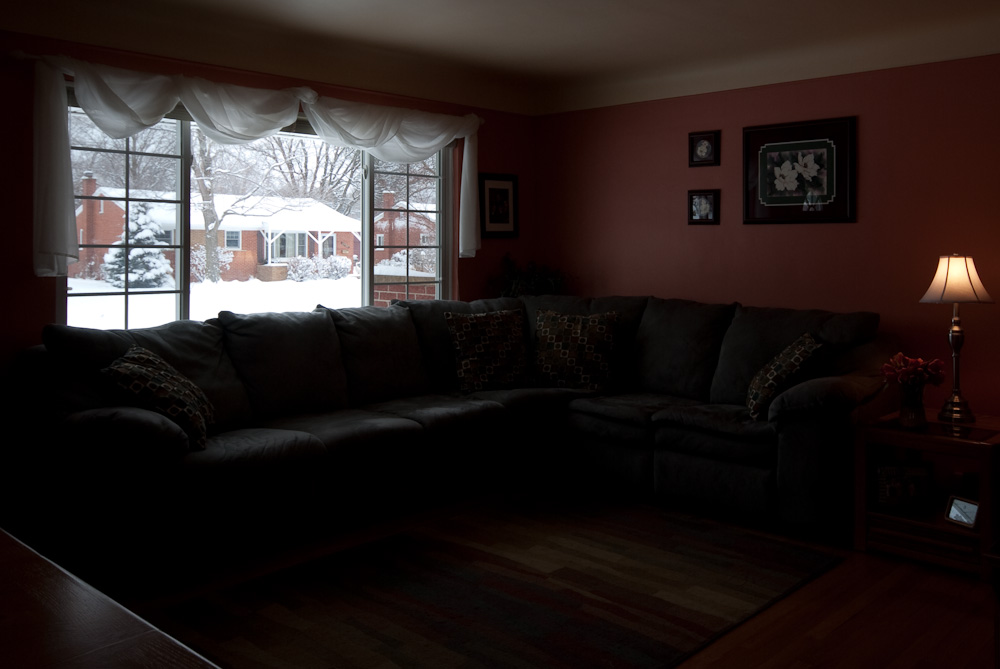
%> input picture master/VIPM/adaptive_gamma/underexposed.jpg, 1000 x 669 px
$ octave adaptive_gamma.m   (GNU Octave 9; MATLAB toolbox functions it lacks are replaced by stand-ins)
%> lines starting %> are read from the running program, lines starting %| are printed output that depends on the picture
% L'immagine underexposed.jpg è sia sovraesposta (fuori dalla finestra) che sottoesposta (interno), questo la rendere difficile da trattare
% In quanto aumentare il contrasto fuori fa perdere troppe informazioni sull'interno
% mentre aumentare la luminosità all'interno brucia i dettagli fuori dalla finestra

im = imread('underexposed.jpg');
%> im is the input picture: size 669x1000x3 uint8; mean R, G, B 42.5, 33.2, 31.3

figure(1);
imshow(im), title('immagine originale');

% gamma correction globale
im = im2double(im);
%> im: size 669x1000x3 double

%.^ : elevami ogni elemento della matrice (invece che utilizzare il prodotto matriciale)
gamma = 0.4;
im1 = im.^gamma;
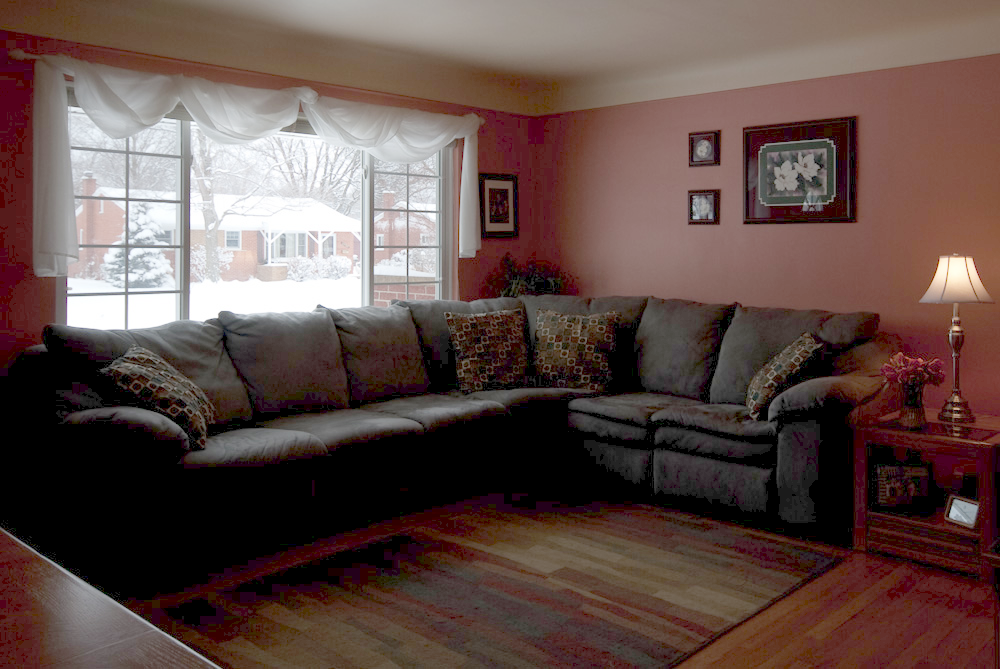
%> im1: size 669x1000x3 double; mean R, G, B 0.386, 0.304, 0.286

gamma = 4;
im2 = im.^gamma;
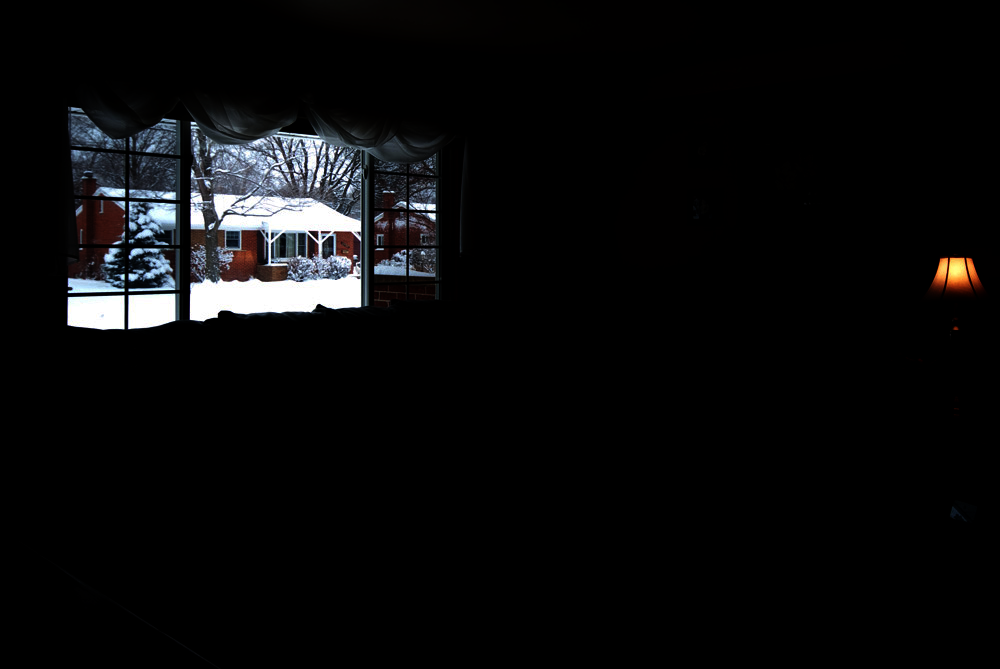
%> im2: size 669x1000x3 double; mean R, G, B 0.0427, 0.0433, 0.0461

% Tramite questa operazione, siccome non è lineare, potrebbe cambiare la relazione tra i canali colore,
% perché i 3 RGB possono essere influenzati in modo diverso dallo stesso valore di gamma
% Un modo migliore è traformare l'immagine in YCbCr e applicare la gamma correction solo al canale della luminanza

figure(2);
subplot(1,2,1), imshow(im1);
subplot(1,2,2), imshow(im2);

%Cambiamento di gamma troppo repentino => schifezza
gamma = 4*rand(size(im, 1), size(im, 2));
im3 = im.^gamma;
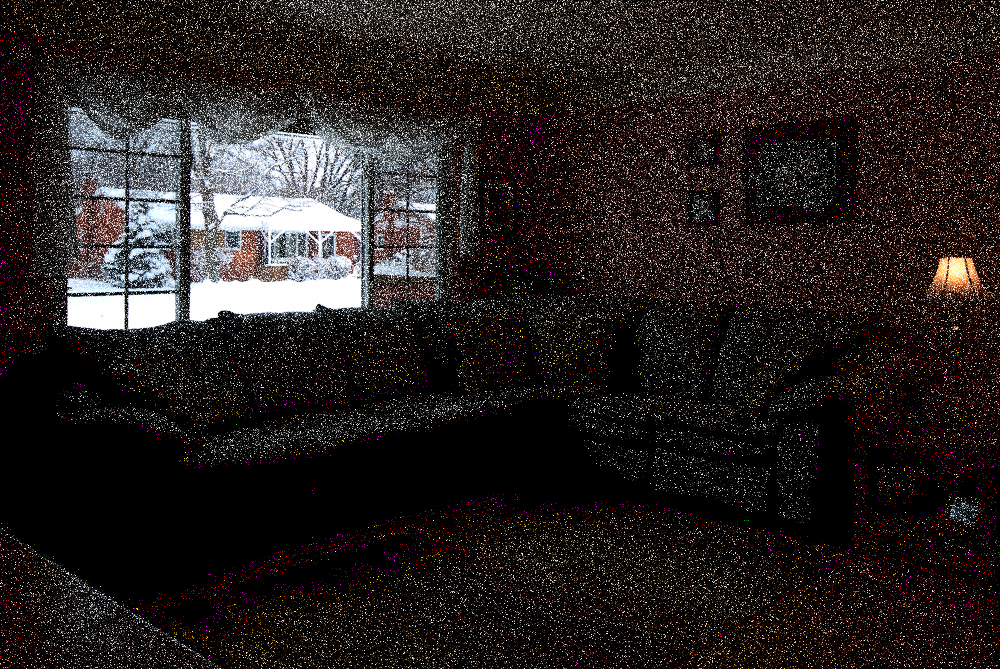
%> im3: size 669x1000x3 double; mean R, G, B 0.15, 0.127, 0.124
figure(3), imshow(im3)

%% Gamma correction adattiva
% in diverse regioni dell'immagine utilizziamo un valore di gamma diverso, in modo che si ottengano i vantaggi di entrambi i valori.

close all
clear
clc

% perciò utilizziamo il filtro gaussiano per creare un immagine maschera dove i valori sono smooth, e non cambiano repentinamente,
% ma si mantiene in media l'informazione della lightness dell'immagine.

% Artefatti possibili: halo sugli oggetti, perché se ci sono hard borders, la maschera come filtro gaussiano tende a rendere morbidi i cambiamenti.
% quindi la gamma correction schiarisce un po dove dovrebbe scurire e viceversa lungo i bordi
%  Per sistemare il problema degli halo si potrebbe applicare il filtro bilaterale.

im = imread('underexposed.jpg');
im = im2double(im);

% converto in YCbCr
Ycbcr = rgb2ycbcr(im);
%> Ycbcr: size 669x1000x3 double; mean of channels 1, 2, 3 0.183, 0.493, 0.519

% estraggo il canale Y
channelY = Ycbcr(:,:,1);
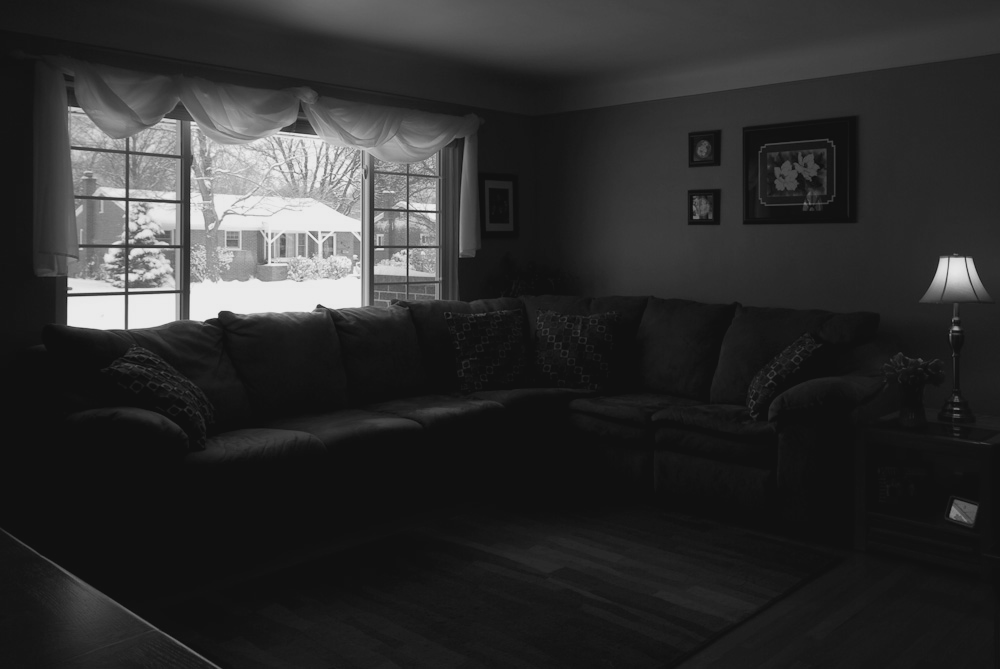
%> channelY: size 669x1000 double; min 0.0627, max 0.922, mean 0.183

% TODO : Operazioni che devo fare sul canale Y

% Calcolo la maschera
mask = 1-channelY;
figure, imshow(mask);
mask = imgaussfilt(mask, 5); % TODO : Trovare un buon parametro per sigma
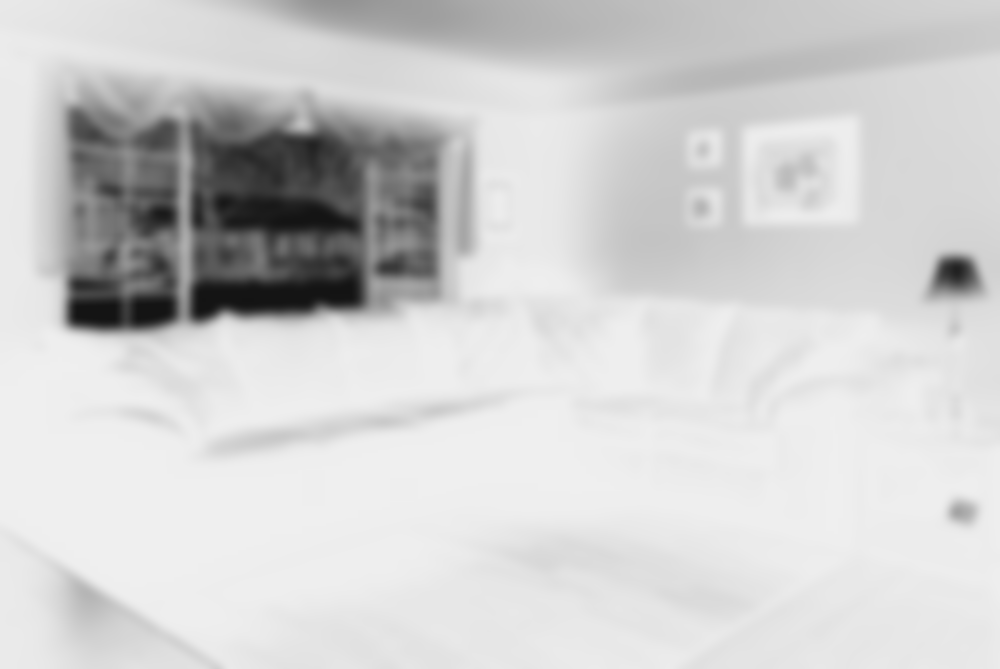
%> mask: size 669x1000 double; min 0.0784, max 0.937, mean 0.817; mean of the top-left, top-right, bottom-left and bottom-right quarters 0.609, 0.828, 0.915, 0.914
figure, imshow(mask)

gamma=mask*255;
gamma=gamma-128;
gamma=gamma/128;

newChannelY = channelY.^(2.^gamma);
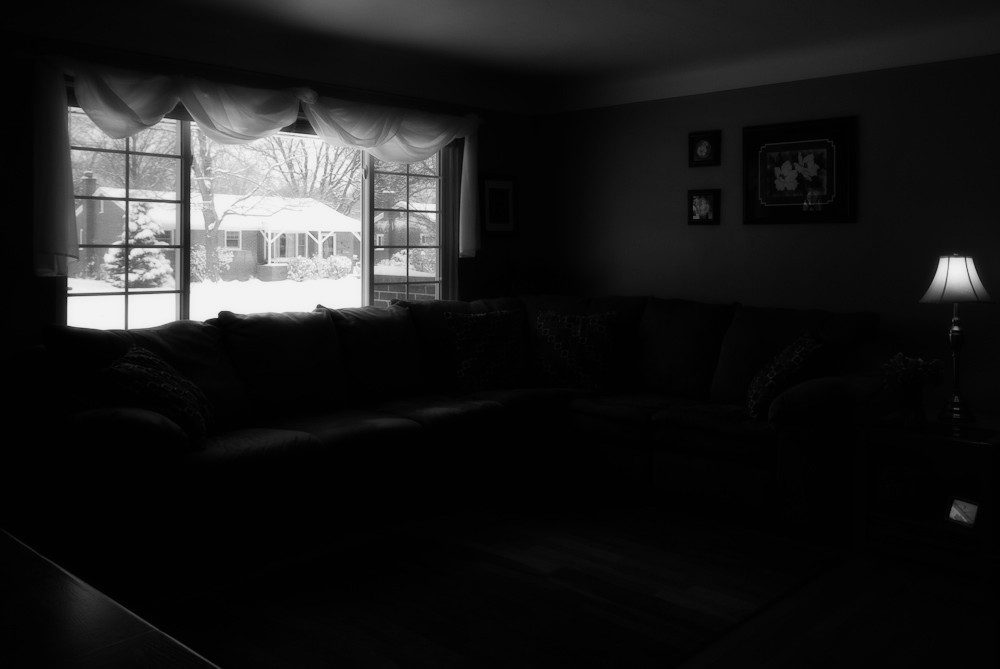
%> newChannelY: size 669x1000 double; min 0.00641, max 0.956, mean 0.115

% sovrascrivo il canale Y
Ycbcr(:,:,1) = newChannelY;
%> Ycbcr: size 669x1000x3 double; mean of channels 1, 2, 3 0.115, 0.493, 0.519

%riconverto in RGB
imfinal = ycbcr2rgb(Ycbcr);
figure, imshow(imfinal);
%> after `imshow(imfinal)`:
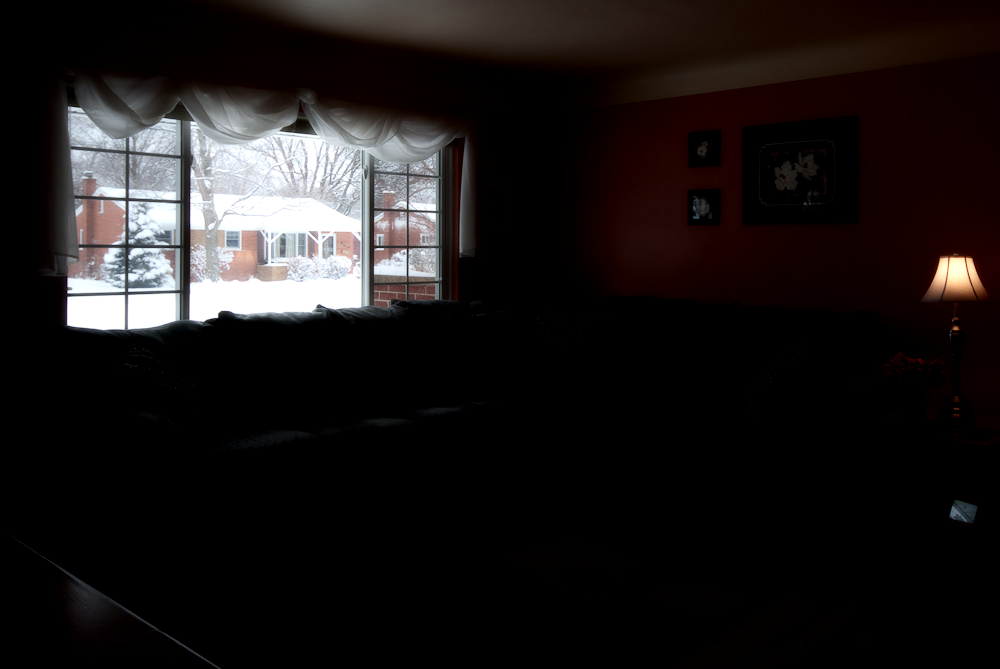
%> displayed picture: size 669x1000x3, on the screen's scale of 0 to 255; mean R, G, B 28, 23.9, 23.6

% Consegna:
% - Codice
% - Presentazione (file documento per )
% Formato zip con dentro tutto
